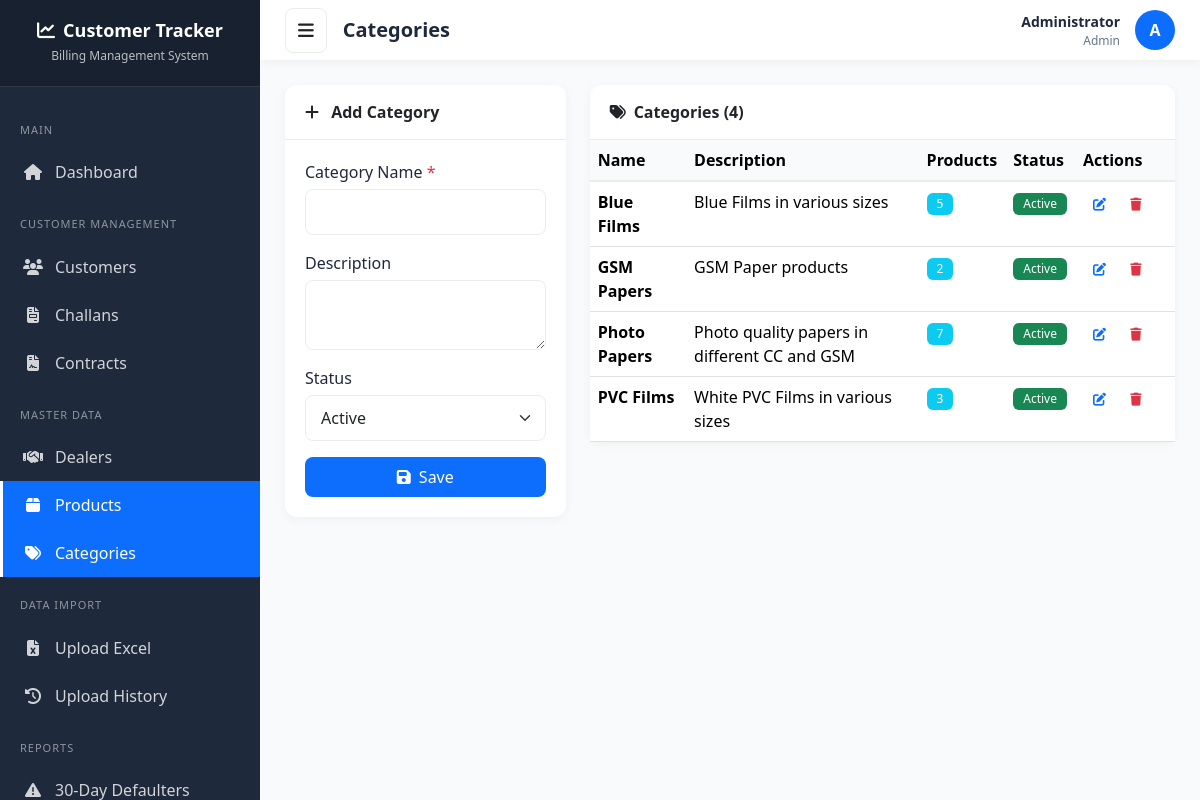
Page /pages/products/categories.php (signed in) on the committed database.
### tables this page shows
CREATE TABLE IF NOT EXISTS categories (
    id INT AUTO_INCREMENT PRIMARY KEY,
    name VARCHAR(100) NOT NULL UNIQUE,
    description TEXT,
    status ENUM('active', 'inactive') DEFAULT 'active',
    created_at TIMESTAMP DEFAULT CURRENT_TIMESTAMP,
    updated_at TIMESTAMP DEFAULT CURRENT_TIMESTAMP ON UPDATE CURRENT_TIMESTAMP
);

### config/config.php (called while the page is built, shortened)
<?php
require_once CONFIG_PATH . '/database.php';
spl_autoload_register(function ($class) {
    $file = CLASSES_PATH . '/' . $class . '.php';
});
function isLoggedIn() {
    return isset($_SESSION['user_id']) && !empty($_SESSION['user_id']);
}
function hasPermission($permission) {
    $permissions = $_SESSION['permissions'] ?? [];
    return isset($permissions[$permission]) && $permissions[$permission] === true;
}

### classes/Database.php (called while the page is built, shortened)
<?php
class Database {
    private static $instance = null;
    private $pdo;
    private function __construct() {
        try {
            $dsn = "mysql:host=" . DB_HOST . ";dbname=" . DB_NAME . ";charset=" . DB_CHARSET;
            $options = [
                PDO::ATTR_ERRMODE => PDO::ERRMODE_EXCEPTION,
                PDO::ATTR_DEFAULT_FETCH_MODE => PDO::FETCH_ASSOC,
                PDO::ATTR_EMULATE_PREPARES => false,
            ];
            $this->pdo = new PDO($dsn, DB_USER, DB_PASS, $options);
        } catch (PDOException $e) {
            error_log("Database Error: " . $e->getMessage());
            $isProduction = function_exists('detectEnvironment') ? detectEnvironment() : true;
            if ($isProduction) {
                throw new Exception("Database connection failed. Please contact the administrator.");
            } else {
                throw new Exception("Database connection failed: " . $e->getMessage());
            }
        }
    }
    public static function getInstance() {
        if (self::$instance === null) {
            self::$instance = new self();
        }
        return self::$instance;
    }
    public function query($sql, $params = []) {
        $stmt = $this->pdo->prepare($sql);
        $stmt->execute($params);
        return $stmt->fetchAll();
    }
}

### classes/Product.php (called while the page is built, shortened)
<?php
class Product {
    private $db;
    public function __construct() {
        $this->db = Database::getInstance();
    }
    public function getAllCategories() {
        return $this->db->query(
            "SELECT c.*, COUNT(p.id) as product_count
             FROM categories c
             LEFT JOIN products p ON c.id = p.category_id
             GROUP BY c.id
             ORDER BY c.name"
        );
    }
}

### includes/functions.php (called while the page is built, shortened)
<?php
function getStatusBadgeClass($status) {
    $classes = [
        'active' => 'bg-success',
        'inactive' => 'bg-secondary',
        'pending' => 'bg-warning',
        'expired' => 'bg-danger',
        'renewed' => 'bg-info',
        'terminated' => 'bg-dark',
        'yes' => 'bg-success',
        'no' => 'bg-danger'
    ];
    return $classes[strtolower($status)] ?? 'bg-secondary';
}

### pages/products/categories.php (the view, shortened to what this page needs)
<?php
require_once __DIR__ . '/../../includes/header.php';
require_once __DIR__ . '/../../includes/functions.php';
$product = new Product();
$categories = $product->getAllCategories();
$editCategory = null;
?>
<div class="row">
    <div class="col-lg-4">
        <div class="card">
            <div class="card-header">
                <i class="fas fa-<?= $editCategory ? 'edit' : 'plus' ?> me-2"></i>
                <?= $editCategory ? 'Edit Category' : 'Add Category' ?>
            </div>
            <div class="card-body">
                <form method="POST">
                    <div class="mb-3">
                        <label class="form-label">Category Name <span class="text-danger">*</span></label>
                        <input type="text" name="name" class="form-control" required
                               value="<?= htmlspecialchars($editCategory['name'] ?? $_POST['name'] ?? '') ?>">
                    </div>
                    <div class="mb-3">
                        <label class="form-label">Description</label>
                        <textarea name="description" class="form-control" rows="2"><?= htmlspecialchars($editCategory['description'] ?? $_POST['description'] ?? '') ?></textarea>
                    </div>
                    <div class="mb-3">
                        <label class="form-label">Status</label>
                        <select name="status" class="form-select">
                            <option value="active" <?= ($editCategory['status'] ?? 'active') === 'active' ? 'selected' : '' ?>>Active</option>
                        </select>
                    </div>
                    <div class="d-grid gap-2">
                        <button type="submit" class="btn btn-primary">
                            <i class="fas fa-save me-2"></i><?= $editCategory ? 'Update' : 'Save' ?>
                        </button>
                    </div>
                </form>
            </div>
        </div>
    </div>
    <div class="col-lg-8">
        <div class="card">
            <div class="card-header">
                <i class="fas fa-tags me-2"></i>Categories (<?= count($categories) ?>)
            </div>
            <div class="card-body p-0">
                <div class="table-responsive">
                    <table class="table table-hover mb-0">
                        <thead>
                            <tr>
                                <th>Name</th>
                                <th>Description</th>
                                <th>Products</th>
                                <th>Status</th>
                                <th width="100">Actions</th>
                            </tr>
                        </thead>
                        <tbody>
                            <?php foreach ($categories as $cat): ?>
                            <tr>
                                <td class="fw-semibold"><?= htmlspecialchars($cat['name']) ?></td>
                                <td><?= htmlspecialchars($cat['description'] ?? '-') ?></td>
                                <td><span class="badge bg-info"><?= $cat['product_count'] ?></span></td>
                                <td>
                                    <span class="badge <?= getStatusBadgeClass($cat['status']) ?>">
                                        <?= ucfirst($cat['status']) ?>
                                    </span>
                                </td>
                                <td class="table-actions">
                                    <?php if (hasPermission('edit')): ?>
                                    <a href="?edit=<?= $cat['id'] ?>" class="btn btn-sm btn-outline-primary" title="Edit">
                                        <i class="fas fa-edit"></i>
                                    </a>
                                    <?php endif; ?>
                                    <?php if (hasPermission('delete')): ?>
                                    <a href="?delete=<?= $cat['id'] ?>" class="btn btn-sm btn-outline-danger" title="Delete"
                                       onclick="return confirm('Are you sure? Products in this category must be moved first.')">
                                        <i class="fas fa-trash"></i>
                                    </a>
                                    <?php endif; ?>
                                </td>
                            </tr>
                            <?php endforeach; ?>
                        </tbody>
                    </table>
                </div>
            </div>
        </div>
    </div>
</div>
<?php require_once __DIR__ . '/../../includes/footer.php'; ?>

### assets/css/style.css (style rules this page uses)
.table-actions { white-space: nowrap; }
.table-actions .btn { padding: 5px 10px; font-size: 13px; }
* { transition-timing-function: cubic-bezier(0.4, 0, 0.2, 1); }
.card:nth-child(1) { animation-delay: 0s; }
.btn { position: relative; overflow: hidden; transition: all 0.3s cubic-bezier(0.4, 0, 0.2, 1); border: none; font-weight: 500; }
.btn::before { content: ''; position: absolute; top: 50%; left: 50%; width: 0; height: 0; border-radius: 50%; background: rgba(255, 255, 255, 0.3); transform: translate(-50%, -50%); transition: width 0.6s, height 0.6s; }
.btn-primary { background: linear-gradient(135deg, #667eea 0%, #764ba2 100%); background-size: 200% 200%; animation: gradientShift 3s ease infinite; }
.form-control, .form-select { transition: all 0.3s cubic-bezier(0.4, 0, 0.2, 1); }
.table tbody tr { transition: all 0.2s cubic-bezier(0.4, 0, 0.2, 1); }
html { scroll-behavior: smooth; }

### includes/header.php (style rules this page uses)
:root { --sidebar-width: 260px; --header-height: 60px; --primary-color: #0d6efd; --primary-dark: #0b5ed7; --sidebar-bg: #1e293b; --sidebar-hover: #334155; --sidebar-active: #0d6efd; }
body { font-family: 'Segoe UI', Tahoma, Geneva, Verdana, sans-serif; background-color: #f8fafc; overflow-x: hidden; }
.card { border: none; border-radius: 12px; box-shadow: 0 2px 10px rgba(0, 0, 0, 0.05); margin-bottom: 25px; }
.card-header { background: white; border-bottom: 1px solid #e9ecef; padding: 15px 20px; font-weight: 600; border-radius: 12px 12px 0 0 !important; }
.card-body { padding: 20px; }
.btn { border-radius: 8px; padding: 8px 16px; font-weight: 500; }
.btn-primary { background: var(--primary-color); border-color: var(--primary-color); }
.table { margin-bottom: 0; }
.table th { font-weight: 600; background: #f8fafc; border-bottom: 2px solid #e9ecef; }
.form-control, .form-select { border-radius: 8px; border: 1px solid #e9ecef; padding: 10px 15px; }
.form-label { font-weight: 500; color: #1e293b; margin-bottom: 5px; }
.badge { padding: 5px 10px; border-radius: 6px; font-weight: 500; }

### rows in the picture
categories: name "Blue Films", description "Blue Films in various sizes", product_count "5", status "Active"
categories: name "GSM Papers", description "GSM Paper products", product_count "2", status "Active"
categories: name "Photo Papers", description "Photo quality papers in different CC and GSM", product_count "7", status "Active"
categories: name "PVC Films", description "White PVC Films in various sizes", product_count "3", status "Active"

### other values in the picture
APP_NAME "Customer Tracker"
$pageTitle "Categories"
$currentUser['full_name'] "Administrator"
$currentUser['role'] "Admin"
substr($currentUser['full_name'], 0, 1) "A"
count($categories) "4"
